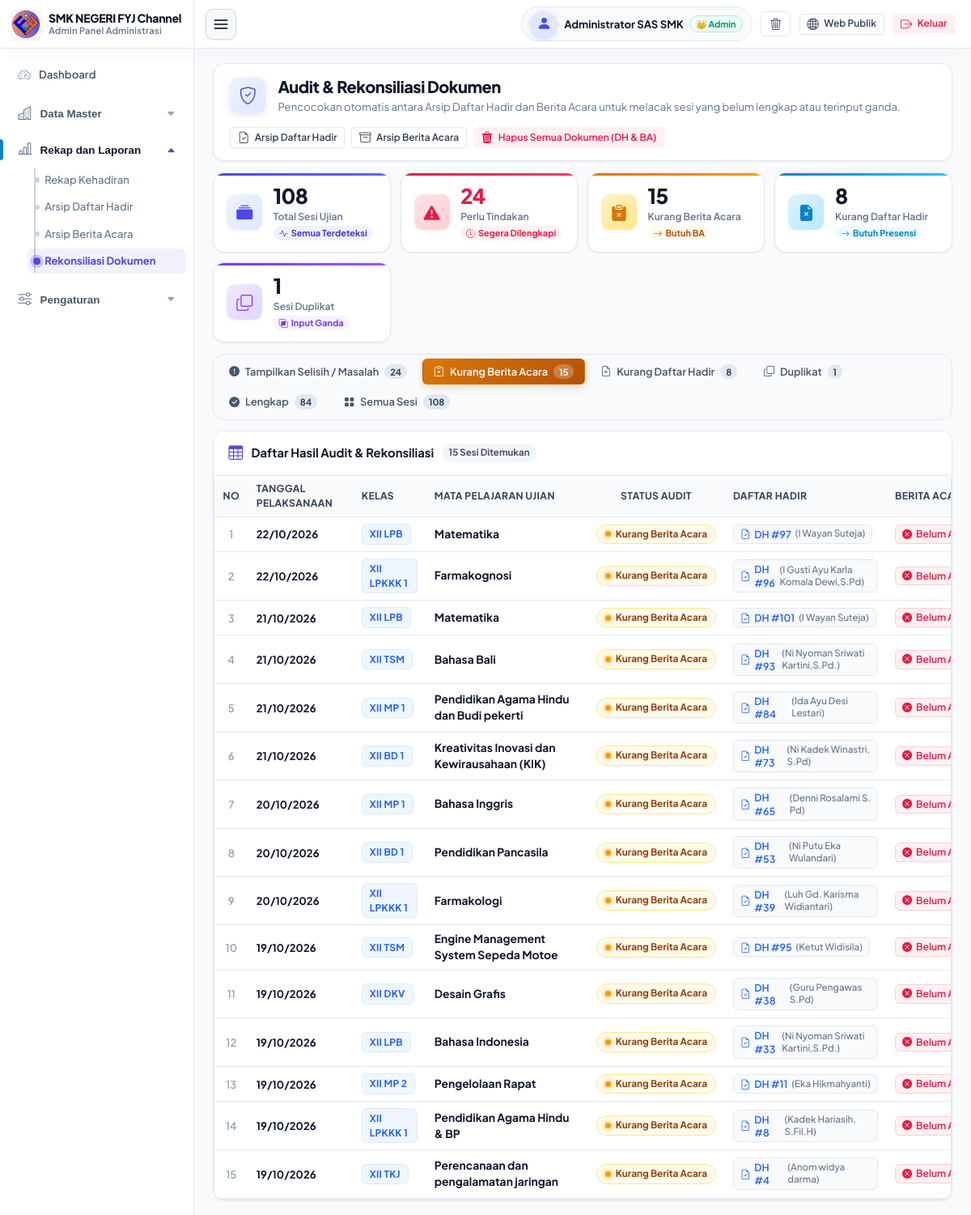
/admin/rekonsiliasi.php?status=missing_ba (signed in), run on the app's committed database.
### tables this page shows
CREATE TABLE absensi (
    id INTEGER PRIMARY KEY AUTOINCREMENT,
    nama_ujian VARCHAR(150) NOT NULL,
    tahun_ajaran VARCHAR(20) NOT NULL,
    semester VARCHAR(20) NOT NULL,
    class_id INTEGER NOT NULL,
    nama_kelas VARCHAR(50) NOT NULL,
    tingkat VARCHAR(10) DEFAULT 'XII',
    mata_pelajaran VARCHAR(150) NOT NULL,
    sesi VARCHAR(20) DEFAULT '1',
    ruang VARCHAR(50) DEFAULT '',
    tanggal_ujian DATE NOT NULL,
    jam_mulai VARCHAR(10) NOT NULL,
    jam_selesai VARCHAR(10) NOT NULL,
    peserta_hadir INTEGER DEFAULT 0,
    peserta_dispensasi INTEGER DEFAULT 0,
    peserta_izin INTEGER DEFAULT 0,
    peserta_sakit INTEGER DEFAULT 0,
    peserta_tidak_hadir INTEGER DEFAULT 0,
    total_peserta INTEGER DEFAULT 0,
    nama_pengawas_1 VARCHAR(100) NOT NULL,
    nip_pengawas_1 VARCHAR(50) DEFAULT '',
    nama_pengawas_2 VARCHAR(100) DEFAULT '',
    nip_pengawas_2 VARCHAR(50) DEFAULT '',
    signature_mode VARCHAR(20) DEFAULT 'digital',
    ttd_pengawas_1 TEXT,
    ttd_pengawas_2 TEXT,
    pdf_path VARCHAR(255) DEFAULT '',
    file_size INTEGER DEFAULT 0,
    data_siswa TEXT,
    created_at DATETIME,
    updated_at DATETIME
);

### admin/rekonsiliasi.php (the view, shortened to what the rows shown need)
<?php
$allDH = dbFetchAll("SELECT * FROM absensi ORDER BY tanggal_ujian DESC, id DESC");
$allBA = dbFetchAll("SELECT * FROM berita_acara ORDER BY tanggal_ujian DESC, id DESC");
$sessions = [];
foreach ($allDH as $dh) {
    $mpClean = strtolower(trim($dh['mata_pelajaran']));
    $key = $dh['tanggal_ujian'] . '||' . $dh['class_id'] . '||' . $mpClean;
    if (!isset($sessions[$key])) {
        $sessions[$key] = [
            'tanggal_ujian' => $dh['tanggal_ujian'],
            'class_id' => $dh['class_id'],
            'nama_kelas' => $dh['nama_kelas'],
            'tingkat' => $dh['tingkat'],
            'mata_pelajaran' => $dh['mata_pelajaran'],
            'dh' => [],
            'ba' => []
        ];
    }
    $sessions[$key]['dh'][] = $dh;
}
foreach ($allBA as $ba) {
    $mpClean = strtolower(trim($ba['mata_pelajaran']));
    $key = $ba['tanggal_ujian'] . '||' . $ba['class_id'] . '||' . $mpClean;
    if (!isset($sessions[$key])) {
        $sessions[$key] = [
            'tanggal_ujian' => $ba['tanggal_ujian'],
            'class_id' => $ba['class_id'],
            'nama_kelas' => $ba['nama_kelas'],
            'tingkat' => $ba['tingkat'],
            'mata_pelajaran' => $ba['mata_pelajaran'],
            'dh' => [],
            'ba' => []
        ];
    }
    $sessions[$key]['ba'][] = $ba;
}
$statusFilter = $_GET['status'] ?? 'mismatch';
$filteredSessions = [];
foreach ($sessions as $key => $sess) {
    if ($statusFilter === 'all') {
        $filteredSessions[] = $sess;
    } elseif ($statusFilter === 'mismatch') {
        if ($sess['status'] !== 'complete') {
            $filteredSessions[] = $sess;
        }
    } else {
        if ($sess['status'] === $statusFilter) {
            $filteredSessions[] = $sess;
        }
    }
}
require_once __DIR__ . '/layout_header.php';
?>
<div class="page-header-card">
    <div class="page-header-content">
        <div>
            <h1 class="page-header-title">Audit & Rekonsiliasi Dokumen</h1>
        </div>
    </div>
</div>
<div class="table-modern-card">
    <div class="table-responsive">
        <table class="table" style="margin-bottom: 0;">
            <thead>
                <tr>
                    <th style="width: 44px; text-align: center;">No</th>
                    <th style="min-width: 130px;">Tanggal Pelaksanaan</th>
                    <th style="min-width: 90px;">Kelas</th>
                    <th style="min-width: 200px;">Mata Pelajaran Ujian</th>
                    <th style="min-width: 160px; text-align: center;">Status Audit</th>
                    <th style="min-width: 200px;">Daftar Hadir</th>
                    <th style="min-width: 200px;">Berita Acara</th>
                </tr>
            </thead>
            <tbody>
                <?php if (empty($filteredSessions)): ?>
                    <tr>
                        <td colspan="8" style="text-align: center; color: var(--text-muted); padding: 2.5rem 1rem;">
                            <div style="font-size: 2rem; margin-bottom: 0.5rem;">🎉</div>
                            <div style="font-weight: 700; color: var(--text-heading); font-size: 1rem;">Semua Sesi Telah Cocok!</div>
                            <div style="font-size: 0.85rem; color: var(--text-muted); margin-top: 2px;">
                                Tidak ada dokumen ujian yang selisih atau bermasalah pada kategori ini.
                            </div>
                        </td>
                    </tr>
                <?php else: ?>
                    <?php foreach ($filteredSessions as $idx => $s): ?>
                        <tr>
                            <td style="text-align: center; color: var(--text-subtle); font-weight: 600;"><?= $idx + 1 ?></td>
                            <td>
                                <span style="font-weight: 700; color: var(--text-heading);">
                                    <?= date('d/m/Y', strtotime($s['tanggal_ujian'])) ?>
                                </span>
                            </td>
                            <td>
                                <span class="badge-class-pill"><?= htmlspecialchars($s['nama_kelas']) ?></span>
                            </td>
                            <td>
                                <span style="font-weight: 700; color: var(--text-heading); font-size: 0.865rem;">
                                    <?= htmlspecialchars($s['mata_pelajaran']) ?>
                                </span>
                            </td>
                            <td style="text-align: center;">
                                <?php if ($s['status'] === 'complete'): ?>
                                    <span class="status-pill status-pill-success">
                                        <span class="dot-pulse dot-success"></span> Lengkap (1:1)
                                    </span>
                                <?php elseif ($s['status'] === 'missing_ba'): ?>
                                    <span class="status-pill status-pill-warning">
                                        <span class="dot-pulse dot-warning"></span> Kurang Berita Acara
                                    </span>
                                <?php elseif ($s['status'] === 'missing_dh'): ?>
                                    <span class="status-pill status-pill-danger">
                                        <span class="dot-pulse dot-danger"></span> Kurang Daftar Hadir
                                    </span>
                                <?php elseif ($s['status'] === 'duplicate'): ?>
                                    <span class="status-pill status-pill-purple">
                                        <span class="dot-pulse dot-purple"></span> Duplikat Sesi
                                    </span>
                                <?php endif; ?>
                            </td>
                            <td>
                                <?php if (!empty($s['dh'])): ?>
                                    <?php foreach ($s['dh'] as $d): ?>
                                        <div>
                                            <a href="/admin/preview.php?type=absensi&id=<?= $d['id'] ?>" target="_blank" class="doc-chip doc-chip-dh" title="Buka PDF Daftar Hadir #<?= $d['id'] ?>">
                                                <i class="bi bi-file-earmark-check"></i>
                                                <span>DH #<?= $d['id'] ?></span>
                                                <span class="doc-chip-sub">(<?= htmlspecialchars($d['nama_pengawas_1']) ?>)</span>
                                            </a>
                                        </div>
                                    <?php endforeach; ?>
                                <?php else: ?>
                                    <span class="doc-chip-empty">
                                        <i class="bi bi-x-circle-fill"></i> Belum Ada
                                    </span>
                                <?php endif; ?>
                            </td>
                            <td>
                                <?php if (!empty($s['ba'])): ?>
                                    <?php foreach ($s['ba'] as $b): ?>
                                        <div>
                                            <a href="/admin/preview.php?type=berita_acara&id=<?= $b['id'] ?>" target="_blank" class="doc-chip doc-chip-ba" title="Buka PDF Berita Acara #<?= $b['id'] ?>">
                                                <i class="bi bi-clipboard-data"></i>
                                                <span>BA #<?= $b['id'] ?></span>
                                                <span class="doc-chip-sub">(<?= htmlspecialchars($b['nama_pengawas_1']) ?>)</span>
                                            </a>
                                        </div>
                                    <?php endforeach; ?>
                                <?php else: ?>
                                    <span class="doc-chip-empty">
                                        <i class="bi bi-x-circle-fill"></i> Belum Ada
                                    </span>
                                <?php endif; ?>
                            </td>
                        </tr>
                    <?php endforeach; ?>
                <?php endif; ?>
            </tbody>
        </table>
    </div>
</div>
<?php require_once __DIR__ . '/layout_footer.php'; ?>

### data on the page
absensi: tanggal_ujian "22/10/2026", nama_kelas "XII LPB", mata_pelajaran "Matematika", id "97", nama_pengawas_1 "I Wayan Suteja"
absensi: tanggal_ujian "22/10/2026", nama_kelas "XII LPKKK 1", mata_pelajaran "Farmakognosi", id "96", nama_pengawas_1 "I Gusti Ayu Karla Komala Dewi,S.Pd"
absensi: tanggal_ujian "21/10/2026", nama_kelas "XII LPB", mata_pelajaran "Matematika", id "101", nama_pengawas_1 "I Wayan Suteja"
absensi: tanggal_ujian "21/10/2026", nama_kelas "XII TSM", mata_pelajaran "Bahasa Bali", id "93", nama_pengawas_1 "Ni Nyoman Sriwati Kartini,S.Pd."
absensi: tanggal_ujian "21/10/2026", nama_kelas "XII MP 1", mata_pelajaran "Pendidikan Agama Hindu dan Budi pekerti", id "84", nama_pengawas_1 "Ida Ayu Desi Lestari"
absensi: tanggal_ujian "21/10/2026", nama_kelas "XII BD 1", mata_pelajaran "Kreativitas Inovasi dan Kewirausahaan (KIK)", id "73", nama_pengawas_1 "Ni Kadek Winastri, S.Pd"
absensi: tanggal_ujian "20/10/2026", nama_kelas "XII MP 1", mata_pelajaran "Bahasa Inggris", id "65", nama_pengawas_1 "Denni Rosalami S. Pd"
absensi: tanggal_ujian "20/10/2026", nama_kelas "XII BD 1", mata_pelajaran "Pendidikan Pancasila", id "53", nama_pengawas_1 "Ni Putu Eka Wulandari"
absensi: id "39", nama_pengawas_1 "Luh Gd. Karisma Widiantari"
absensi: tanggal_ujian "19/10/2026", nama_kelas "XII TSM", mata_pelajaran "Engine Management System Sepeda Motoe", id "95", nama_pengawas_1 "Ketut Widisila"
absensi: tanggal_ujian "19/10/2026", nama_kelas "XII DKV", mata_pelajaran "Desain Grafis", id "38", nama_pengawas_1 "Guru Pengawas S.Pd"
absensi: tanggal_ujian "19/10/2026", nama_kelas "XII LPB", mata_pelajaran "Bahasa Indonesia", id "33", nama_pengawas_1 "Ni Nyoman Sriwati Kartini,S.Pd."
absensi: tanggal_ujian "19/10/2026", nama_kelas "XII MP 2", mata_pelajaran "Pengelolaan Rapat", id "11", nama_pengawas_1 "Eka Hikmahyanti"
absensi: tanggal_ujian "19/10/2026", nama_kelas "XII LPKKK 1", mata_pelajaran "Pendidikan Agama Hindu & BP", id "8", nama_pengawas_1 "Kadek Hariasih, S.Fil.H"
absensi: tanggal_ujian "19/10/2026", nama_kelas "XII TKJ", mata_pelajaran "Perencanaan dan pengalamatan jaringan", id "4", nama_pengawas_1 "Anom widya darma"

### other printed values
$namaSekolah "SMK NEGERI FYJ Channel"
$_SESSION['admin_name'] "Administrator SAS SMK"
$totalSessions "108"
$countMismatch "24"
$countMissingBA "15"
$countMissingDH "8"
$countDuplicate "1"
$countComplete "84"
count($filteredSessions) "15"
date('d/m/Y', strtotime($s['tanggal_ujian'])) "20/10/2026"
$s['nama_kelas'] "XII LPKKK 1"
$s['mata_pelajaran'] "Farmakologi"
